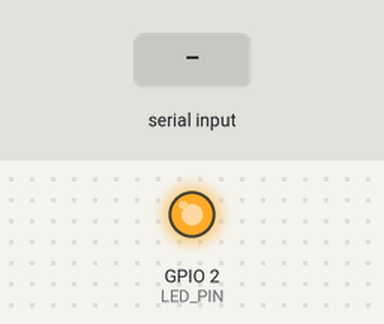
The program below on a simulated ESP32. On the bench: output pins drawn as LEDs (lit = HIGH). Dashed ring = blinking. The inputs (shaded band) are chosen by the test bench. Nothing arrives over Bluetooth unless stated; what the program prints to the serial monitor is not drawn.

Above: at 0.08 s.
At 1.29 s:
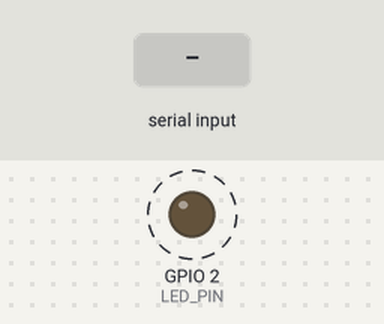
1.3 s: "p" received over Serial
Timing chart, 0 to 10.3 s (numbered marks = the images above; inputs shaded):
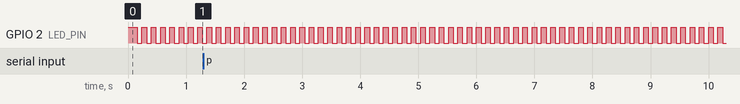

Measured:
- by itself, GPIO 2 (LED_PIN): alternates HIGH for 0.08 s and LOW for 0.08 s

The program:

main.cpp
```cpp
#include <Arduino.h>
#include <PS4Controller.h>
#include "stdint.h"

#define LED_PIN 2

#pragma pack(push, 1)
typedef struct
{
  uint16_t button;
  uint8_t l2_analog;
  uint8_t r2_analog;
  int8_t l_stick_x;
  int8_t l_stick_y;
  int8_t r_stick_x;
  int8_t r_stick_y;
  uint8_t sync;
} PS4_Dat;
#pragma pack(pop)

void Send_PS4_UART(PS4_Dat *data)
{
  data->sync = 0xff;
  uint8_t buffer[sizeof(PS4_Dat)];
  memcpy(buffer, data, sizeof(PS4_Dat));
  Serial.write(buffer, sizeof(PS4_Dat));
}

PS4_Dat getPS4Data()
{
  PS4_Dat data;
  data.button = (PS4.Right() << 0) |
                (PS4.Left() << 1) |
                (PS4.Up() << 2) |
                (PS4.Down() << 3) |
                (PS4.Cross() << 4) |
                (PS4.Circle() << 5) |
                (PS4.Square() << 6) |
                (PS4.Triangle() << 7) |
                (PS4.L1() << 8) |
                (PS4.R1() << 9) |
                (PS4.Share() << 10) |
                (PS4.Options() << 11) |
                (PS4.L3() << 12) |
                (PS4.R3() << 13) |
                (PS4.PSButton() << 14) |
                (PS4.Touchpad() << 15);
  data.l2_analog = PS4.L2Value();
  data.r2_analog = PS4.R2Value();
  data.l_stick_x = PS4.LStickX();
  data.l_stick_y = PS4.LStickY();
  data.r_stick_x = PS4.RStickX();
  data.r_stick_y = PS4.RStickY();
  return data;
}

void setup()
{
  pinMode(LED_PIN, OUTPUT);
  Serial.begin(115200);
  PS4.begin("12:34:56:78:89:90");
  digitalWrite(LED_PIN, 1);
  while (!PS4.isConnected())
  {
  }
  PS4.setLed(0, 255, 0);
  PS4.sendToController();
}

void loop()
{
  static unsigned long previousMillis = 0;
  static bool ledState = LOW;
  const unsigned long blinkInterval = 80;

  if (PS4.isConnected())
  {
    unsigned long currentMillis = millis();
    if (currentMillis - previousMillis >= blinkInterval)
    {
      previousMillis = currentMillis;
      ledState = !ledState;
      digitalWrite(LED_PIN, ledState);
    }

    if (Serial.available())
    {
      char receivedChar = Serial.read();
      if (receivedChar == 'p')
      {
        PS4_Dat ps4_data = getPS4Data();
        Send_PS4_UART(&ps4_data);
      }
    }
  }
  else
  {
    digitalWrite(LED_PIN, HIGH);
  }
}
```
